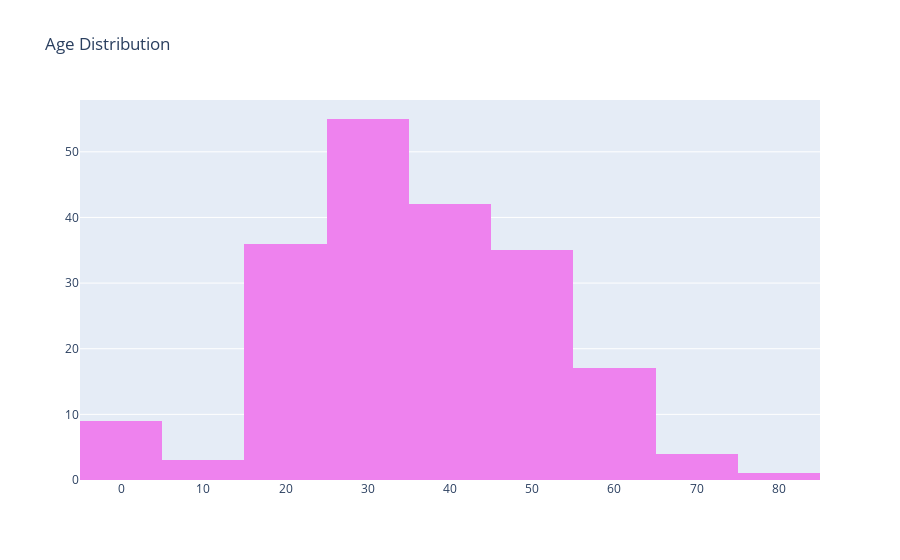

Notebook code cell kept with this figure:
### Code cell
trace=go.Histogram(x=final_data['Age'],
                   nbinsx=15,marker={'color':'violet'})
lay=go.Layout(title="Age Distribution")
fig=go.Figure(data=[trace],layout=lay)
iplot(fig)

### Figure 1 — Plotly figure (JSON) as saved in the notebook; plotly's stock layout.template omitted (floating-point values rounded to 4 significant figures; data arrays with more than 128 entries replaced by an {"elided": "..."} marker saying what was removed)
{"data": [{"marker": {"color": "violet"}, "nbinsx": 15, "type": "histogram", "x": {"elided": "202 float values"}}], "layout": {"autosize": true, "title": {"text": "Age Distribution"}, "xaxis": {"autorange": true, "range": [-5, 85], "type": "linear"}, "yaxis": {"autorange": true, "range": [0, 57.89]}}}
